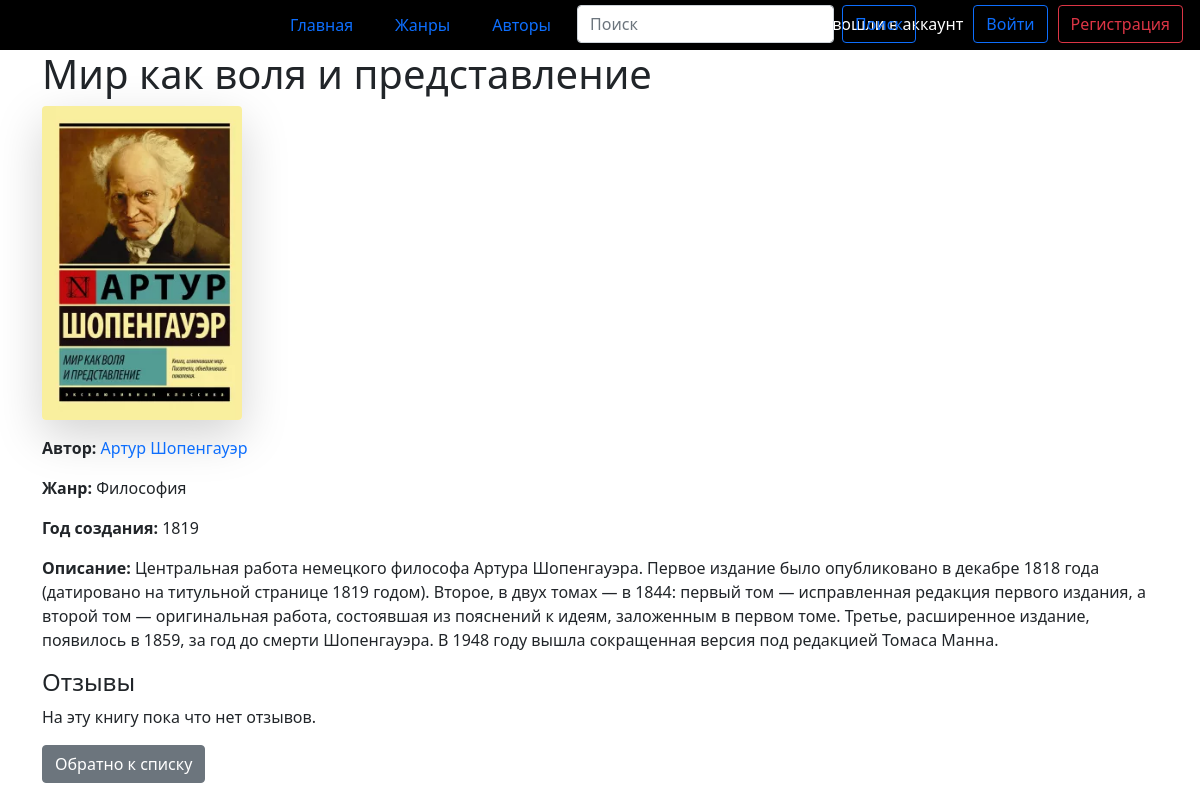
Page /2/ on the committed database.
### books/models.py (models this page shows, shortened)
class Book(models.Model):
    title = models.CharField(max_length=100)
    author = models.ForeignKey(Author, on_delete=models.CASCADE, related_name='books')
    genre = models.CharField(max_length=100)
    year_published = models.IntegerField()
    description = models.TextField()
    cover_image = models.ImageField(upload_to='book_covers', null=True, blank=True)

class Author(models.Model):
    name = models.CharField(max_length=100)
    bio = models.TextField()
    cover_image = models.ImageField(upload_to='author_covers', null=True, blank=True)
    def __str__(self):
        return self.name

### books/views.py (the view)
# urls.py: path('<int:book_id>/', views.BookDetailView.as_view(), name='book_detail'),
class BookDetailView(DetailView):
    model = Book
    template_name = 'books/book_detail.html'
    pk_url_kwarg = 'book_id'
    context_object_name = 'book'
    def get_context_data(self, **kwargs):
        context = super().get_context_data(**kwargs)
        book = self.get_object()
        context['reviews'] = Review.objects.filter(book=book)
        return context

### books/templates/books/book_detail.html (shortened to what this page needs)
{% extends 'base/base.html' %}
{% block content %}
    <h1>{{ book.title }}</h1>
    {% if book.cover_image %}
    <img src="{{ book.cover_image.url }}" class="img-fluid shadow-lg mb-3 bg-body-tertiary rounded detail">
    {% else %}
    <p>No cover image available.</p>
    {% endif %}
        <p><strong>Автор:</strong> <a href="{% url 'books:author_detail' book.author.id %}">{{ book.author }}</a></p>
        <p><strong>Жанр:</strong> {{ book.genre }}</p>
        <p><strong>Год создания:</strong> {{ book.year_published }}</p>
        <p><strong>Описание:</strong> {{ book.description }}</p>
    <h4>Отзывы</h4>
    {% if reviews %}
        <ul class="list-group mb-2">
          {% for review in reviews %}
            <li class="list-group-item">
                <p><strong>Пользователь:</strong> {{ review.user.username }}</p>
                <p><strong>Рейтинг:</strong> {{ review.rating }}</p>
                <p>{{ review.text }}</p>
                <p><strong>Добавлено:</strong> {{ review.created_at }}</p>
                {% if review.user == request.user %}
                    <a href="{% url 'books:review_update' book.id review.id %}" class="btn btn-outline-warning">Изменить</a>
                    <a href="{% url 'books:review_delete' book.id review.id %}" class="btn btn-outline-danger">Удалить</a>
                {% endif %}
            </li>
          {% endfor %}
        </ul>
    {% else %}
        <p>На эту книгу пока что нет отзывов.</p>
    {% endif %}
    <a href="{% url 'books:book_list' %}" class="btn btn-secondary mb-1">Обратно к списку</a>
{% endblock %}

### static/main.css (style rules this page uses)
.img-fluid { max-width:150px; }
.detail { max-width:200px; }
a { background-image: linear-gradient(to right, #352384, #e90b8b); background-repeat: no-repeat; background-size: 0px 2px; background-position: left bottom; padding-bottom: 2px; text-decoration: none; transition: 0.3s; }

### rows in the picture
Book: title "Мир как воля и представление", cover_image (picture), author "Артур Шопенгауэр", genre "Философия", year_published "1819", description "Центральная работа немецкого философа Артура Шопенгауэра. Первое издание было опубликовано в декабре 1818 года (датировано на титульной странице 1819 годом). Второе, в двух томах — в 1844: первый том — исправленная редакция первого издания, а второй том — оригинальная работа, состоявшая из пояснений к идеям, заложенным в первом томе. Третье, расширенное издание, появилось в 1859, за год до смерти Шопенгауэра. В 1948 году вышла сокращенная версия под редакцией Томаса Манна."
